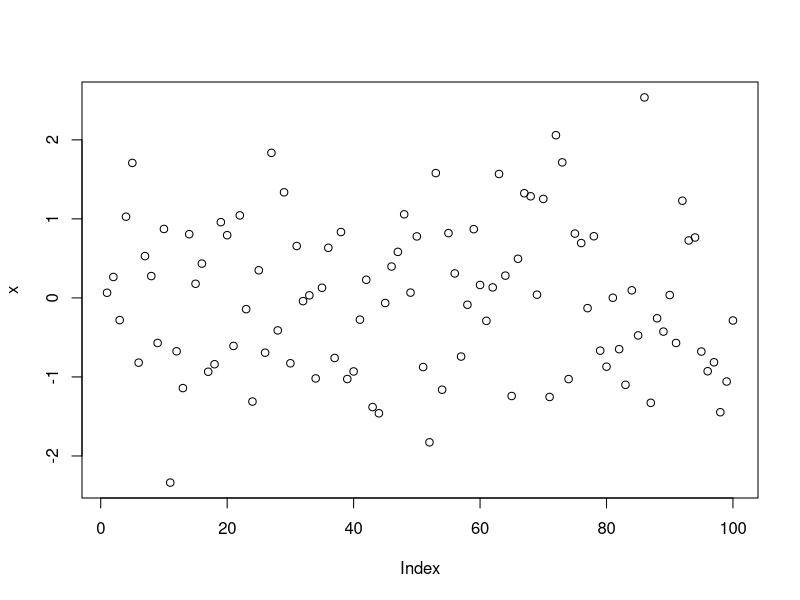

Recreate this plot in R.
## ---- chunk 1
x <- rnorm(100)
plot(x)
